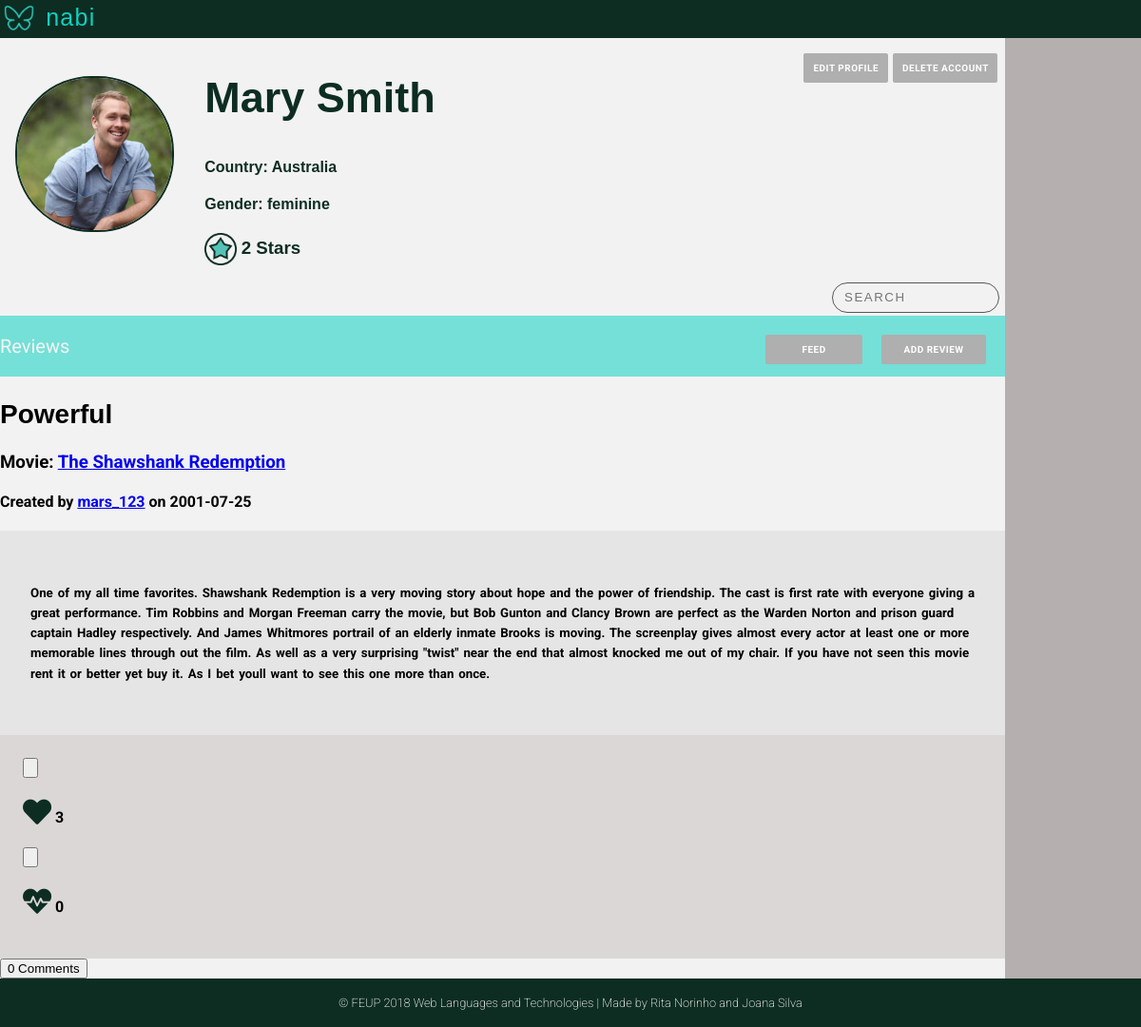
The app's page /pages/profile.php?username=mars_123 (signed in), older data.
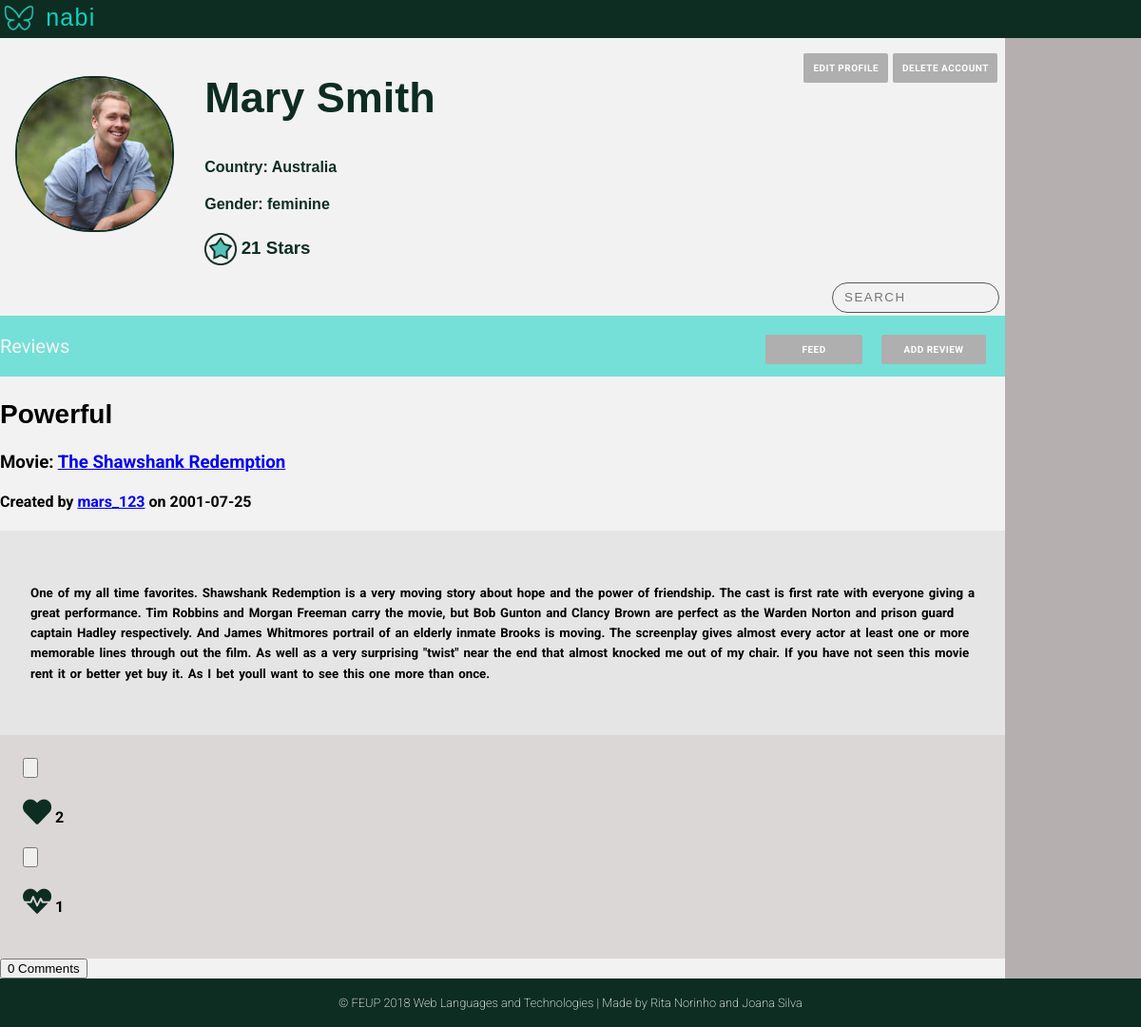
The same page, newer data.
### tables this page shows
CREATE TABLE User (
    ID        INTEGER PRIMARY KEY AUTOINCREMENT,
    FirstName STRING NOT NULL,
    LastName  STRING NOT NULL,
    Username  STRING UNIQUE NOT NULL,
    Gender    STRING NOT NULL,
    Birthday  DATE NOT NULL,
    Country   STRING NOT NULL,
    Email     STRING UNIQUE NOT NULL,
    Password  CHAR (256) NOT NULL,  
    Photo     STRING DEFAULT "default.jpg",
    Points    INTEGER
    
);

CREATE TABLE Review (
    ID          INTEGER PRIMARY KEY AUTOINCREMENT,
    Title       STRING  NOT NULL,
    UserID      INTEGER REFERENCES User(ID) ON DELETE CASCADE,
    MovieID     INTEGER REFERENCES Movie(ID) ON DELETE CASCADE,
    ReviewDate  DATE NOT NULL,
    Description STRING NOT NULL
    
);

### pages/profile.php (called while the page is built, shortened)
<?php
    include_once('../templates/common/tpl_header.php');
    include_once('../templates/tpl_profile.php');
    include_once('../templates/tpl_draw_reviews.php');
    include_once('../database/db_user.php');
    if (isset($_GET['username'])){
        $username=$_GET['username'];
    }
    else {
        $username=$_SESSION['username'];
    }
    $user_info = getUserInfo($username);
    $user_reviews=getUserReviews($username);
    foreach ($user_reviews as $k => $review){
        $user_reviews[$k]['MovieName'] = getMovieName($review['MovieID']);
        $user_reviews[$k]['UserName'] = $user_info['Username'];
        $user_reviews[$k]['NumberComments'] = getNumberComments($review['ID'],$review['UserID']);
        $user_reviews[$k]['Heart'] = getLikesReview($review['ID']);
        $user_reviews[$k]['Dislike'] = getDisLikesReview($review['ID']);
        $user_reviews[$k]['Comments']=getCommentsReview($review['ID']);
    }
    draw_profile($user_info,$user_reviews);
?>

### database/db_user.php (called while the page is built, shortened)
<?php
  function getID($username) {
    $db = Database::instance()->db();
    try {
      $stmt = $db->prepare('SELECT ID FROM User WHERE username = ?');
      $stmt->execute(array($username));
      if($row = $stmt->fetch()){
        return $row['ID'];
      }
    }catch(PDOException $e) {
      return -1;
    }
  }
  function getUserInfo($username) {
      $db = Database::instance()->db();
      $stmt = $db->prepare('SELECT * FROM User WHERE username = ?');
      $stmt->execute(array($username));
      return  $stmt->fetch();
  }
  function getUserReviews($username){
    $id=getID($username);
    $db = Database::instance()->db();
    $allReviews= $db->prepare('SELECT * FROM Review WHERE UserID = ?');
    $allReviews->execute(array($id));
    $reviews= $allReviews->fetchAll();
    return $reviews;
  }
?>

### templates/tpl_draw_reviews.php (the view, shortened to what the changed rows need)
<body>
    <?php function draw_reviews($reviews){?>
    <?php foreach($reviews as $review){?>
        <article data-id="<?=$review['ID']?>" user-id="<?=$review['UserID']?>">
        <div class="review_info">
             <h2><?=$review['Title']?> </h2>
            <h3> Movie: <a href="movie.php?movie_id=<?php echo htmlentities($review['MovieID'])?>"><?=$review['MovieName']?></a> </h3>
            <h4> Created by
            <a href="profile.php?username=<?php echo htmlentities($review['UserName'])?>"><?=$review['UserName']?></a>
            on <?=$review['ReviewDate']?></h4>
        </div>
        <div class="review_content">
            <h5><?=$review['Description']?></h5>
        </div>
        <div class="review_likes">
                <div class="likes">
                    <input type="button">
                    <h4><span class="fas fa-heart" ></span>
                    <?=$review['Heart']?></h4>
                </div>
                <div class="dislikes">
                    <input type="button">
                    <h4><span class="fas fa-heartbeat"></span>
                    <?=$review['Dislike']?></h4>
                </div>
        </div>
         <div class="comments">
            <input type="button" value="<?=$review['NumberComments']?> Comments">
        </div>
        </article>
        <?php }?>
    <?php }?>
</body>

### templates/tpl_profile.php (shortened to what the changed rows need)
<body>
<?php function draw_profile($userinfo, $reviews) { ?>
<div class="profile_container">
    <div class="profile_info" >
        <div class="profile_name">
            <h2>
                  <?=$userinfo['FirstName']?> <?=$userinfo['LastName']?>
            </h2>
        </div>
        <div class="profile_country">
            <h4> Country: <?=$userinfo['Country']?> </h4>
        </div>
        <div class="profile_gender">
            <h4> Gender: <?=$userinfo['Gender']?> </h4>
        </div>
        <div class="profile_points">
        <h3><img src="../assets/star.png" alt ="star icon" >
            <?=$userinfo['Points']?> Stars </h3>
        </div>
    </div>
     <div class="profile_reviews">
        <?php draw_reviews($reviews); ?>
    </div>
    </div>
<?php } ?>
    </body>
    </html>

Row changes from the older to the newer data that the page shows:
changed user "Mary": Points "2" → "21"
computed for review "Powerful": Heart "3" → "2"; MovieID "0" → "1"
